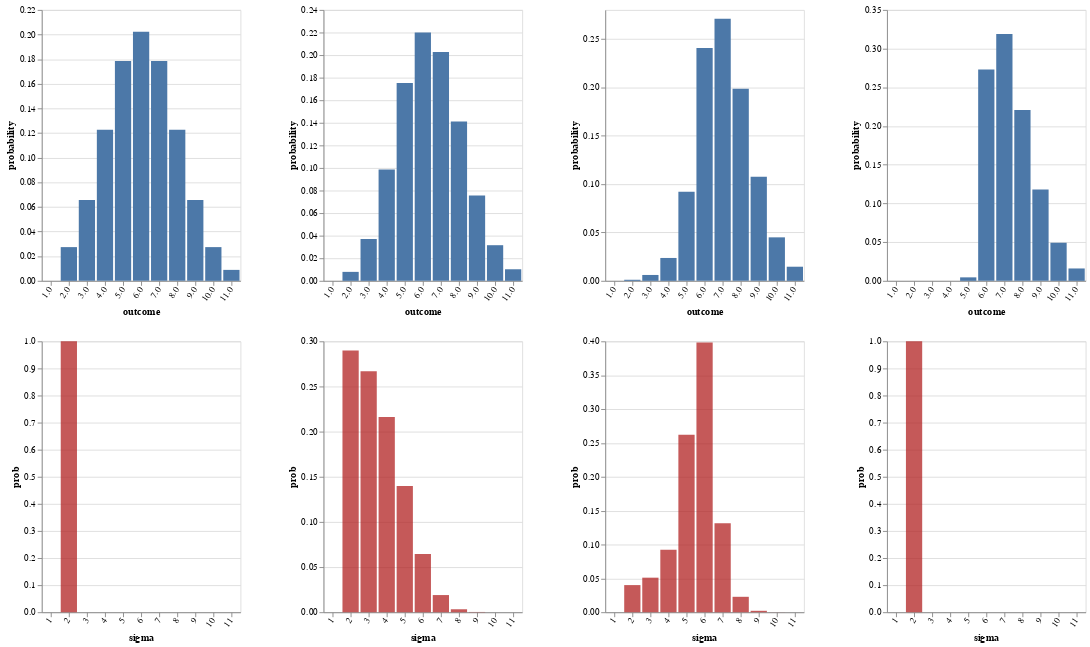

Source (notebook cell):
### Code cell
writeIORef cacheRef (0, Map.empty)

-- vlShow . sidewaysDists <$> sequence
--   [ titled "Price Prior" . barFromDist <$> enumD worldPrior
--   , titled "Literal Price Posterior" . barFromDist <$> enumD (thresholdPrior >>= fmap fst . literal UExp)
--   ] 

vlShow . sidewaysDists <$> traverse mkGraph
  [ listenerAll infoLGAll cacheRef (0, UTall, 2)
  , thresholdPrior >>= \l -> listenerAll infoLGAll cacheRef (0, UTall, l)
  , listenerAll infoLGAll cacheRef (1, UTall, 2)
  , listenerAll infoLGAll cacheRef (2, UTall, 2)
--   , listenerAll infoLGAll cacheRef (3, UTall, 2)
  ]

### Figure 1 — Vega-Lite specification as saved in the notebook (floating-point values rounded to 4 significant figures)
{"$schema": "https://vega.github.io/schema/vega-lite/v3.json", "hconcat": [{"$schema": "https://vega.github.io/schema/vega-lite/v3.json", "center": true, "vconcat": [{"$schema": "https://vega.github.io/schema/vega-lite/v3.json", "data": {"values": [{"outcome": "1.0", "probability": 0}, {"outcome": "2.0", "probability": 0.02738}, {"outcome": "3.0", "probability": 0.06569}, {"outcome": "4.0", "probability": 0.1227}, {"outcome": "5.0", "probability": 0.1786}, {"outcome": "6.0", "probability": 0.2023}, {"outcome": "7.0", "probability": 0.1786}, {"outcome": "8.0", "probability": 0.1227}, {"outcome": "9.0", "probability": 0.06569}, {"outcome": "10.0", "probability": 0.02738}, {"outcome": "11.0", "probability": 0.008891}]}, "description": "", "encoding": {"x": {"axis": {"labelAngle": -55}, "field": "outcome", "scale": {"rangeStep": 30}, "sort": null, "type": "ordinal"}, "y": {"field": "probability", "type": "quantitative"}}, "mark": "bar"}, {"$schema": "https://vega.github.io/schema/vega-lite/v3.json", "data": {"values": [{"prob": 1, "sigma": "2"}]}, "description": "", "encoding": {"x": {"axis": {"labelAngle": -55}, "field": "sigma", "scale": {"domain": ["1", "2", "3", "4", "5", "6", "7", "8", "9", "10", "11"], "rangeStep": 30}, "sort": null, "type": "ordinal"}, "y": {"field": "prob", "type": "quantitative"}}, "mark": {"color": "firebrick", "opacity": 0.75, "type": "bar"}}]}, {"$schema": "https://vega.github.io/schema/vega-lite/v3.json", "center": true, "vconcat": [{"$schema": "https://vega.github.io/schema/vega-lite/v3.json", "data": {"values": [{"outcome": "1.0", "probability": 0}, {"outcome": "2.0", "probability": 0.007941}, {"outcome": "3.0", "probability": 0.03707}, {"outcome": "4.0", "probability": 0.09853}, {"outcome": "5.0", "probability": 0.1752}, {"outcome": "6.0", "probability": 0.2201}, {"outcome": "7.0", "probability": 0.2026}, {"outcome": "8.0", "probability": 0.1411}, {"outcome": "9.0", "probability": 0.0757}, {"outcome": "10.0", "probability": 0.03157}, {"outcome": "11.0", "probability": 0.01025}]}, "description": "", "encoding": {"x": {"axis": {"labelAngle": -55}, "field": "outcome", "scale": {"rangeStep": 30}, "sort": null, "type": "ordinal"}, "y": {"field": "probability", "type": "quantitative"}}, "mark": "bar"}, {"$schema": "https://vega.github.io/schema/vega-lite/v3.json", "data": {"values": [{"prob": 0.29, "sigma": "2"}, {"prob": 0.2668, "sigma": "3"}, {"prob": 0.2163, "sigma": "4"}, {"prob": 0.1398, "sigma": "5"}, {"prob": 0.06441, "sigma": "6"}, {"prob": 0.01902, "sigma": "7"}, {"prob": 0.00329, "sigma": "8"}, {"prob": 0.0003075, "sigma": "9"}, {"prob": 1.384e-05, "sigma": "10"}]}, "description": "", "encoding": {"x": {"axis": {"labelAngle": -55}, "field": "sigma", "scale": {"domain": ["1", "2", "3", "4", "5", "6", "7", "8", "9", "10", "11"], "rangeStep": 30}, "sort": null, "type": "ordinal"}, "y": {"field": "prob", "type": "quantitative"}}, "mark": {"color": "firebrick", "opacity": 0.75, "type": "bar"}}]}, {"$schema": "https://vega.github.io/schema/vega-lite/v3.json", "center": true, "vconcat": [{"$schema": "https://vega.github.io/schema/vega-lite/v3.json", "data": {"values": [{"outcome": "1.0", "probability": 0}, {"outcome": "2.0", "probability": 0.001097}, {"outcome": "3.0", "probability": 0.006066}, {"outcome": "4.0", "probability": 0.02364}, {"outcome": "5.0", "probability": 0.09212}, {"outcome": "6.0", "probability": 0.2406}, {"outcome": "7.0", "probability": 0.2708}, {"outcome": "8.0", "probability": 0.1985}, {"outcome": "9.0", "probability": 0.1076}, {"outcome": "10.0", "probability": 0.04494}, {"outcome": "11.0", "probability": 0.01459}]}, "description": "", "encoding": {"x": {"axis": {"labelAngle": -55}, "field": "outcome", "scale": {"rangeStep": 30}, "sort": null, "type": "ordinal"}, "y": {"field": "probability", "type": "quantitative"}}, "mark": "bar"}, {"$schema": "https://vega.github.io/schema/vega-lite/v3.json", "data": {"values": [{"prob": 0.04008, "sigma": "2"}, {"prob": 0.05104, "sigma": "3"}, {"prob": 0.09222, "sigma": "4"}, {"prob": 0.262, "sigma": "5"}, {"prob": 0.3981, "sigma": "6"}, {"prob": 0.1316, "sigma": "7"}, {"prob": 0.02278, "sigma": "8"}, {"prob": 0.002129, "sigma": "9"}, {"prob": 9.584e-05, "sigma": "10"}]}, "description": "", "encoding": {"x": {"axis": {"labelAngle": -55}, "field": "sigma", "scale": {"domain": ["1", "2", "3", "4", "5", "6", "7", "8", "9", "10", "11"], "rangeStep": 30}, "sort": null, "type": "ordinal"}, "y": {"field": "prob", "type": "quantitative"}}, "mark": {"color": "firebrick", "opacity": 0.75, "type": "bar"}}]}, {"$schema": "https://vega.github.io/schema/vega-lite/v3.json", "center": true, "vconcat": [{"$schema": "https://vega.github.io/schema/vega-lite/v3.json", "data": {"values": [{"outcome": "1.0", "probability": 0}, {"outcome": "2.0", "probability": 6.515e-09}, {"outcome": "3.0", "probability": 4.908e-07}, {"outcome": "4.0", "probability": 2.356e-05}, {"outcome": "5.0", "probability": 0.004487}, {"outcome": "6.0", "probability": 0.2729}, {"outcome": "7.0", "probability": 0.3188}, {"outcome": "8.0", "probability": 0.2206}, {"outcome": "9.0", "probability": 0.1181}, {"outcome": "10.0", "probability": 0.04922}, {"outcome": "11.0", "probability": 0.01598}]}, "description": "", "encoding": {"x": {"axis": {"labelAngle": -55}, "field": "outcome", "scale": {"rangeStep": 30}, "sort": null, "type": "ordinal"}, "y": {"field": "probability", "type": "quantitative"}}, "mark": "bar"}, {"$schema": "https://vega.github.io/schema/vega-lite/v3.json", "data": {"values": [{"prob": 1, "sigma": "2"}]}, "description": "", "encoding": {"x": {"axis": {"labelAngle": -55}, "field": "sigma", "scale": {"domain": ["1", "2", "3", "4", "5", "6", "7", "8", "9", "10", "11"], "rangeStep": 30}, "sort": null, "type": "ordinal"}, "y": {"field": "prob", "type": "quantitative"}}, "mark": {"color": "firebrick", "opacity": 0.75, "type": "bar"}}]}], "spacing": 50}
